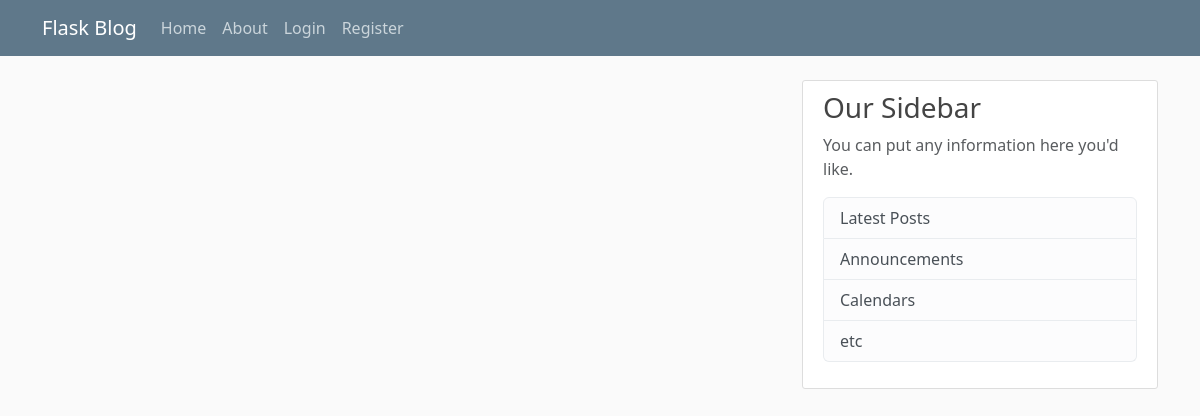
The app's page /home, older data.
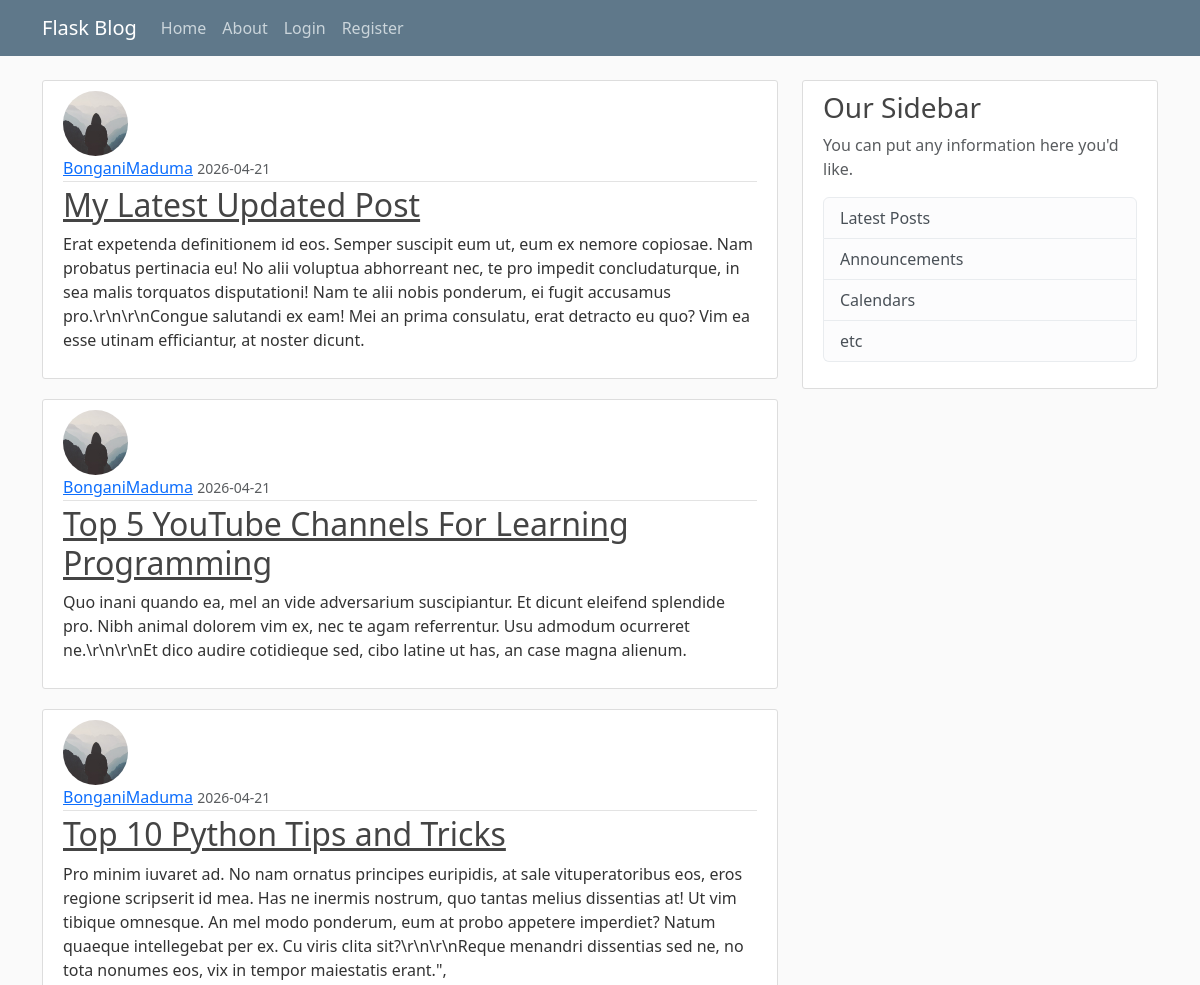
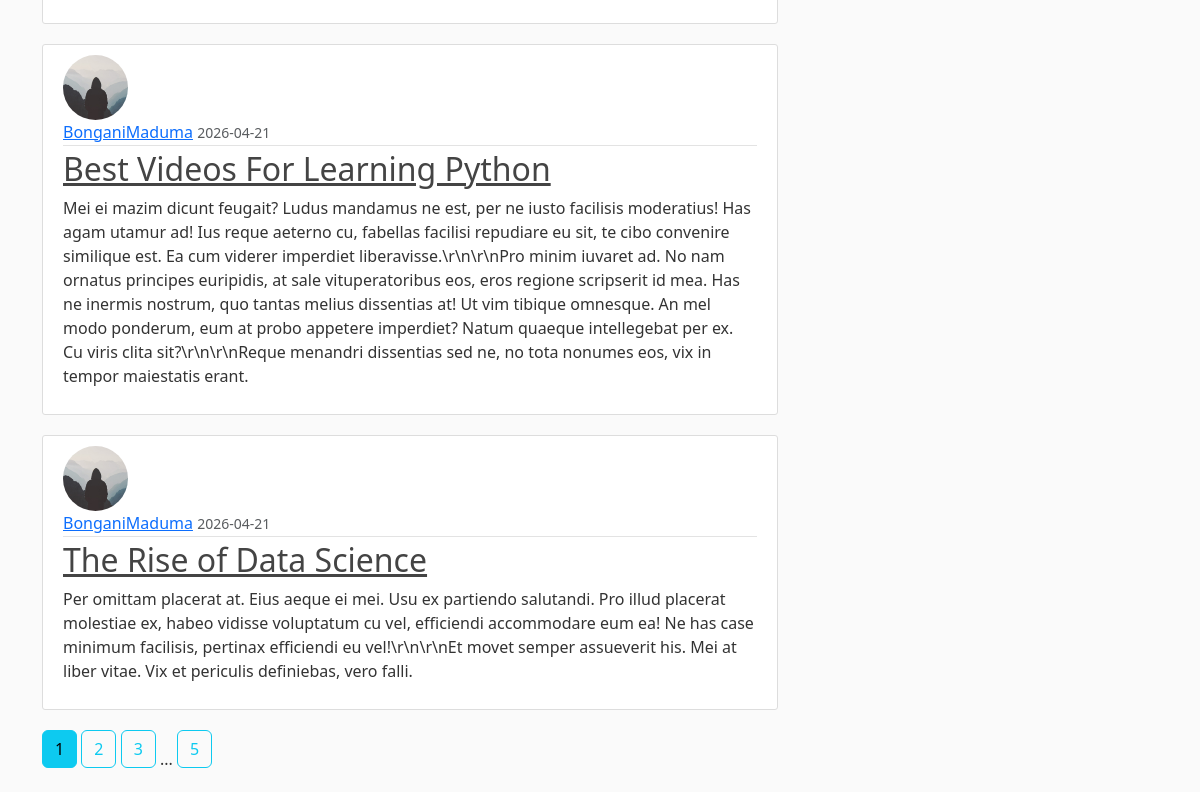
The same page, newer data (2 pictures, top to bottom).
### blogsite/models.py (models this page shows, shortened)
class Post(db.Model):
    id = db.Column(db.Integer, primary_key=True)
    title = db.Column(db.String(100), nullable=False)
    date_posted = db.Column(db.DateTime, nullable=False, default=datetime.now)
    content = db.Column(db.Text, nullable=False)
    user_id = db.Column(db.Integer, db.ForeignKey('user.id'), nullable=False)

class User(db.Model, UserMixin):
    id = db.Column(db.Integer, primary_key=True)
    username = db.Column(db.String(20), unique=True, nullable=False)
    email = db.Column(db.String(120), unique=True, nullable=False)
    image_file = db.Column(db.String(20), nullable=False, default='default.jpg')
    password = db.Column(db.String(60), nullable=False)
    posts = db.relationship('Post', backref='author', lazy=True)

### blogsite/main/routes.py (the view)
@main.route("/")
@main.route("/home")
def home():
    page = request.args.get('page', 1, type=int)
    post = Post.query.order_by(Post.date_posted.desc()).paginate(page=page, per_page=5)
    return render_template("home.html", posts=post)

### blogsite/templates/home.html
{% extends "layout.html" %}
{% block content %}
    {% for post in posts.items %}
        <article class="media content-section">
            <img class="rounded-circle article-img" src="{{url_for('static', filename='profile_pics/' + post.author.image_file)}}">
            <div class="media-body">
                <div class="article-metadata">
                <a class="mr-2" href="{{ url_for('users.user_posts', username=post.author.username) }}">{{ post.author.username }}</a>
                <small class="text-muted">{{ post.date_posted.strftime('%Y-%m-%d') }}</small>
                </div>
                <h2><a class="article-title" href="{{ url_for('posts.post', post_id=post.id) }}">{{ post.title }}</a></h2>
                <p class="article-content">{{ post.content }}</p>
            </div>
        </article>
    {% endfor %}
    {% for page_num in posts.iter_pages(left_edge=1, right_edge=1, left_current=1, right_current=2) %}
        {% if page_num %}
            {% if page_num == posts.page %}
                <a class="btn btn-info mb-4" href="{{ url_for('main.home', page=page_num) }}">{{ page_num }}</a>
            {% else %}
                <a class="btn btn-outline-info mb-4" href="{{ url_for('main.home', page=page_num) }}">{{ page_num }}</a>
            {% endif %}
        {% else %}
            <span>...</span>
        {% endif %}
    {% endfor %}
{% endblock %}

### blogsite/templates/layout.html (shortened to what this page needs)
<html>
    <head>
    <link href="https://cdn.jsdelivr.net/npm/bootstrap@5.3.8/dist/css/bootstrap.min.css" rel="stylesheet">
    <link rel="stylesheet" type="text/css" href="{{ url_for('static', filename='main.css') }}">
    </head>
    <body>
        <header class="site-header">
            <nav class="navbar navbar-expand-md navbar-dark bg-steel fixed-top">
                <div class="container">
                <a class="navbar-brand mr-4" href="/">Flask Blog</a>
                <div class="collapse navbar-collapse" id="navbarToggle">
                    <div class="navbar-nav mr-auto">
                    <a class="nav-item nav-link" href="{{ url_for('main.home') }}">Home</a>
                    <a class="nav-item nav-link" href="{{ url_for('main.about') }}">About</a>
                    </div>
                    <div class="navbar-nav">
                        {% if current_user.is_authenticated %}
                            <a class="nav-item nav-link" href="{{ url_for('posts.new_post') }}">New Post</a>
                            <a class="nav-item nav-link" href="{{ url_for('users.account') }}">Account</a>
                            <a class="nav-item nav-link" href="{{ url_for('users.logout') }}">Logout</a>
                        {% else %}
                            <a class="nav-item nav-link" href="{{ url_for('users.login') }}">Login</a>
                            <a class="nav-item nav-link" href="{{ url_for('users.register') }}">Register</a>
                        {% endif %}
                    </div>
                </div>
                </div>
            </nav>
        </header>
        <main role="main" class="container">
            <div class="row">
                <div class="col-md-8">
                    {% block content %}{% endblock %}
                </div>
                <div class="col-md-4">
                <div class="content-section">
                    <h3>Our Sidebar</h3>
                    <p class='text-muted'>You can put any information here you'd like.
                    <ul class="list-group">
                        <li class="list-group-item list-group-item-light">Latest Posts</li>
                        <li class="list-group-item list-group-item-light">Announcements</li>
                        <li class="list-group-item list-group-item-light">Calendars</li>
                        <li class="list-group-item list-group-item-light">etc</li>
                    </ul>
                    </p>
                </div>
                </div>
            </div>
        </main>
    </body>
</html>

### blogsite/static/main.css (style rules this page uses)
body { background: #fafafa; color: #333333; margin-top: 5rem; }
h1, h2, h3, h4, h5, h6 { color: #444444; }
.bg-steel { background-color: #5f788a; }
.site-header .navbar-nav .nav-link { color: #cbd5db; }
.content-section { background: #ffffff; padding: 10px 20px; border: 1px solid #dddddd; border-radius: 3px; margin-bottom: 20px; }
.article-title { color: #444444; }
.article-content { white-space: pre-line; }
.article-img { height: 65px; width: 65px; margin-right: 16px; }
.article-metadata { padding-bottom: 1px; margin-bottom: 4px; border-bottom: 1px solid #e3e3e3 }

Row changes from the older to the newer data that the page shows:
added Post: image_file (placeholder picture), author.username "BonganiMaduma", date_posted "2026-04-21", title "My Latest Updated Post", content "Erat expetenda definitionem id eos. Semper suscipit eum ut, eum ex nemore copiosae. Nam probatus pertinacia eu! No alii voluptua abhorreant nec, te pro impedit concludaturque, in sea malis torquatos disputationi! Nam te alii nobis ponderum, ei fugit accusamus pro.\\r\\n\\r\\nCongue salutandi ex eam! Mei an prima consulatu, erat detracto eu quo? Vim ea esse utinam efficiantur, at noster dicunt."
added Post: image_file (placeholder picture), author.username "BonganiMaduma", date_posted "2026-04-21", title "Top 5 YouTube Channels For Learning Programming", content "Quo inani quando ea, mel an vide adversarium suscipiantur. Et dicunt eleifend splendide pro. Nibh animal dolorem vim ex, nec te agam referrentur. Usu admodum ocurreret ne.\\r\\n\\r\\nEt dico audire cotidieque sed, cibo latine ut has, an case magna alienum."
added Post: image_file (placeholder picture), author.username "BonganiMaduma", date_posted "2026-04-21", title "Top 10 Python Tips and Tricks", content "Pro minim iuvaret ad. No nam ornatus principes euripidis, at sale vituperatoribus eos, eros regione scripserit id mea. Has ne inermis nostrum, quo tantas melius dissentias at! Ut vim tibique omnesque. An mel modo ponderum, eum at probo appetere imperdiet? Natum quaeque intellegebat per ex. Cu viris clita sit?\\r\\n\\r\\nReque menandri dissentias sed ne, no tota nonumes eos, vix in tempor maiestatis erant.\","
added Post: image_file (placeholder picture), author.username "BonganiMaduma", date_posted "2026-04-21", title "Best Videos For Learning Python", content "Mei ei mazim dicunt feugait? Ludus mandamus ne est, per ne iusto facilisis moderatius! Has agam utamur ad! Ius reque aeterno cu, fabellas facilisi repudiare eu sit, te cibo convenire similique est. Ea cum viderer imperdiet liberavisse.\\r\\n\\r\\nPro minim iuvaret ad. No nam ornatus principes euripidis, at sale vituperatoribus eos, eros regione scripserit id mea. Has ne inermis nostrum, quo tantas melius dissentias at! Ut vim tibique omnesque. An mel modo ponderum, eum at probo appetere imperdiet? Natum quaeque intellegebat per ex. Cu viris clita sit?\\r\\n\\r\\nReque menandri dissentias sed ne, no tota nonumes eos, vix in tempor maiestatis erant."
added Post: image_file (placeholder picture), author.username "BonganiMaduma", date_posted "2026-04-21", title "The Rise of Data Science", content "Per omittam placerat at. Eius aeque ei mei. Usu ex partiendo salutandi. Pro illud placerat molestiae ex, habeo vidisse voluptatum cu vel, efficiendi accommodare eum ea! Ne has case minimum facilisis, pertinax efficiendi eu vel!\\r\\n\\r\\nEt movet semper assueverit his. Mei at liber vitae. Vix et periculis definiebas, vero falli."
Text that changed along with them:
new list line: "1"
new list line: "2"
new list line: "3"
new list line: "5"
